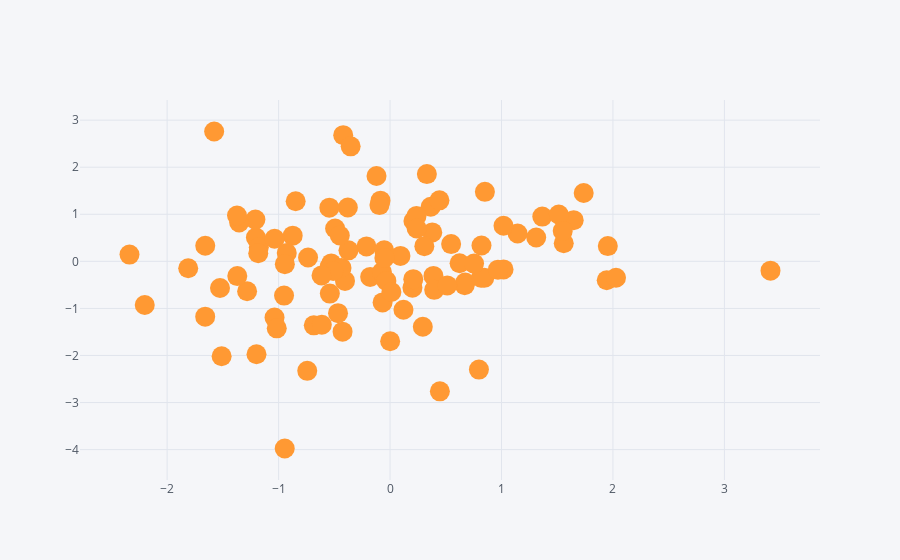

Notebook code for this chart:
### Code cell
#creating scatterplot
df.iplot(kind='scatter',x='A',y='B',mode='markers',size=20)
